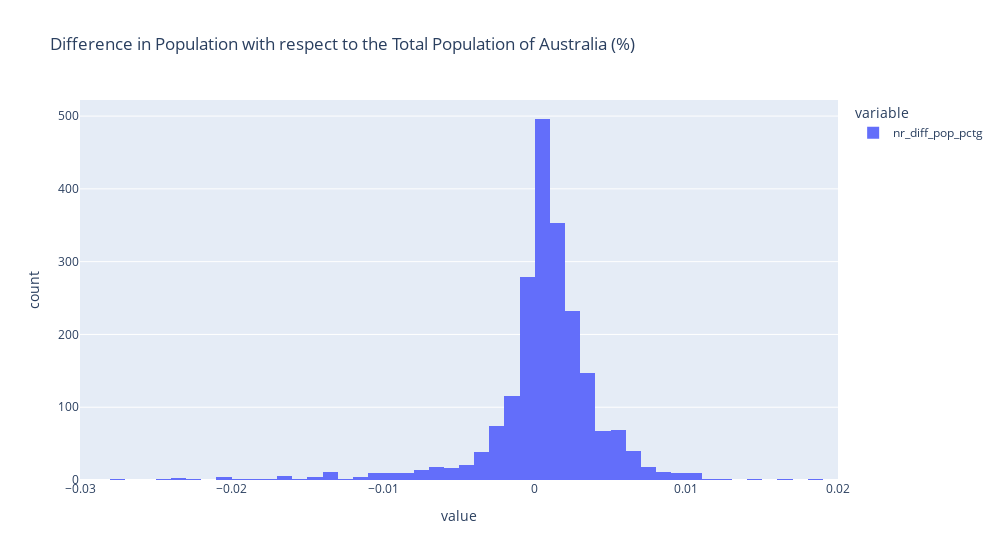

The notebook cell saved with this chart:
### Code cell
fig = px.histogram(df_merged["nr_diff_pop_pctg"] ,width=1000,nbins=200,range_x=[-0.03, 0.02],title='Difference in Population with respect to the Total Population of Australia (%)')
fig.show()

### Figure 1 — Plotly figure (JSON) as saved in the notebook; plotly's stock layout.template omitted (floating-point values rounded to 4 significant figures; data arrays with more than 128 entries replaced by an {"elided": "..."} marker saying what was removed)
{"data": [{"alignmentgroup": "True", "bingroup": "x", "hovertemplate": "variable=nr_diff_pop_pctg<br>value=%{x}<br>count=%{y}<extra></extra>", "legendgroup": "nr_diff_pop_pctg", "marker": {"color": "#636efa", "pattern": {"shape": ""}}, "name": "nr_diff_pop_pctg", "nbinsx": 200, "offsetgroup": "nr_diff_pop_pctg", "orientation": "v", "showlegend": true, "type": "histogram", "x": {"elided": "2154 float values"}, "xaxis": "x", "yaxis": "y"}], "layout": {"barmode": "relative", "legend": {"title": {"text": "variable"}, "tracegroupgap": 0}, "title": {"text": "Difference in Population with respect to the Total Population of Australia (%)"}, "width": 1000, "xaxis": {"anchor": "y", "domain": [0, 1], "range": [-0.03, 0.02], "title": {"text": "value"}}, "yaxis": {"anchor": "x", "domain": [0, 1], "title": {"text": "count"}}}}
